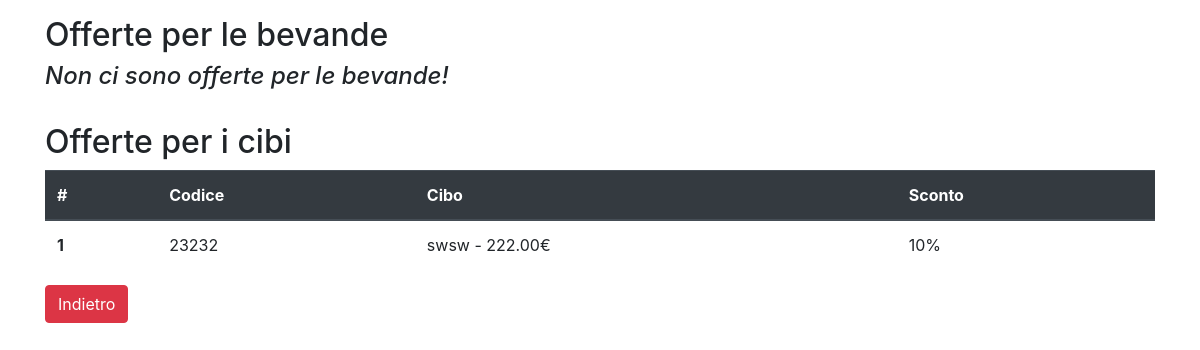
The app's page /offers/ (signed in) with its own data.
### offers/models.py (models this page shows, shortened)
class Offer(models.Model):
    code = models.CharField(max_length=30)
    discount = models.PositiveIntegerField(default=10, help_text="Inserire l'ammontare dello sconto senza percentuale!",
                                           validators=[MinValueValidator(1), MaxValueValidator(100)])
    class Meta:
        abstract = True

class OfferFood(Offer):
    food = models.ForeignKey(Food, on_delete=models.CASCADE)

### products/models.py (models this page shows, shortened)
class Product(models.Model):
    name = models.CharField(max_length=80)
    description = models.TextField()
    MinValueValidator.message = "Il prezzo del prodotto deve essere maggiore o uguale a 0!!"
    price = models.DecimalField(max_digits=10, decimal_places=2, validators=[MinValueValidator(Decimal('0.01'))])
    class Meta:
        abstract = True
    def __str__(self):
        return f"{self.name} - {self.price}€"

class Food(Product):
    image = models.ImageField(default='dishes/no-image-1771002-1505134.png', null=True, blank=True, upload_to='dishes')
    ingredients = models.ManyToManyField(Ingredient)

### offers/views.py (the view)
# urls.py: path('', offer_list, name='offers-list'),
@login_required
def offer_list(request):
    food = OfferFood.objects.all()
    drink = OfferDrink.objects.all()
    context = {
        'food': food,
        'drink': drink,
    }
    return render(request, 'offers/offers_list.html', context)

### offers/templates/offers/offers_list.html (shortened to what this page needs)
{% extends 'base.html' %}
{% load crispy_forms_tags %}
{% block content %}
    <h2>Offerte per le bevande</h2>
    {% if drink.count == 0 %}
        <h4><em>Non ci sono offerte per le bevande!</em></h4>
        <br>
    {% endif %}
    <h2>Offerte per i cibi</h2>
    {% if food.count == 0 %}
        <h4>Non ci sono offerte per i cibi!</h4>
    {% else %}
    <table class="table">
  <thead class="thead-dark">
    <tr>
      <th scope="col">#</th>
      <th scope="col">Codice</th>
      <th scope="col">Cibo</th>
      <th scope="col">Sconto</th>
    </tr>
  </thead>
  <tbody>
        {% for f in food %}
             <tr>
                <th scope="row">{{ forloop.counter }}</th>
                <td>{{ f.code }}</td>
                <td>{{ f.food }}</td>
                <td>{{ f.discount }}%</td>
             </tr>
        {% endfor %}
  </tbody>
</table>
    {% endif %}
    <button type="button" class="btn btn-danger" onclick="location.href='{% url 'home' %}'"
                id="reservation-button">Indietro</button>
{% endblock %}

### records on screen
OfferFood: code "23232", food "swsw - 222.00€", discount "10"
